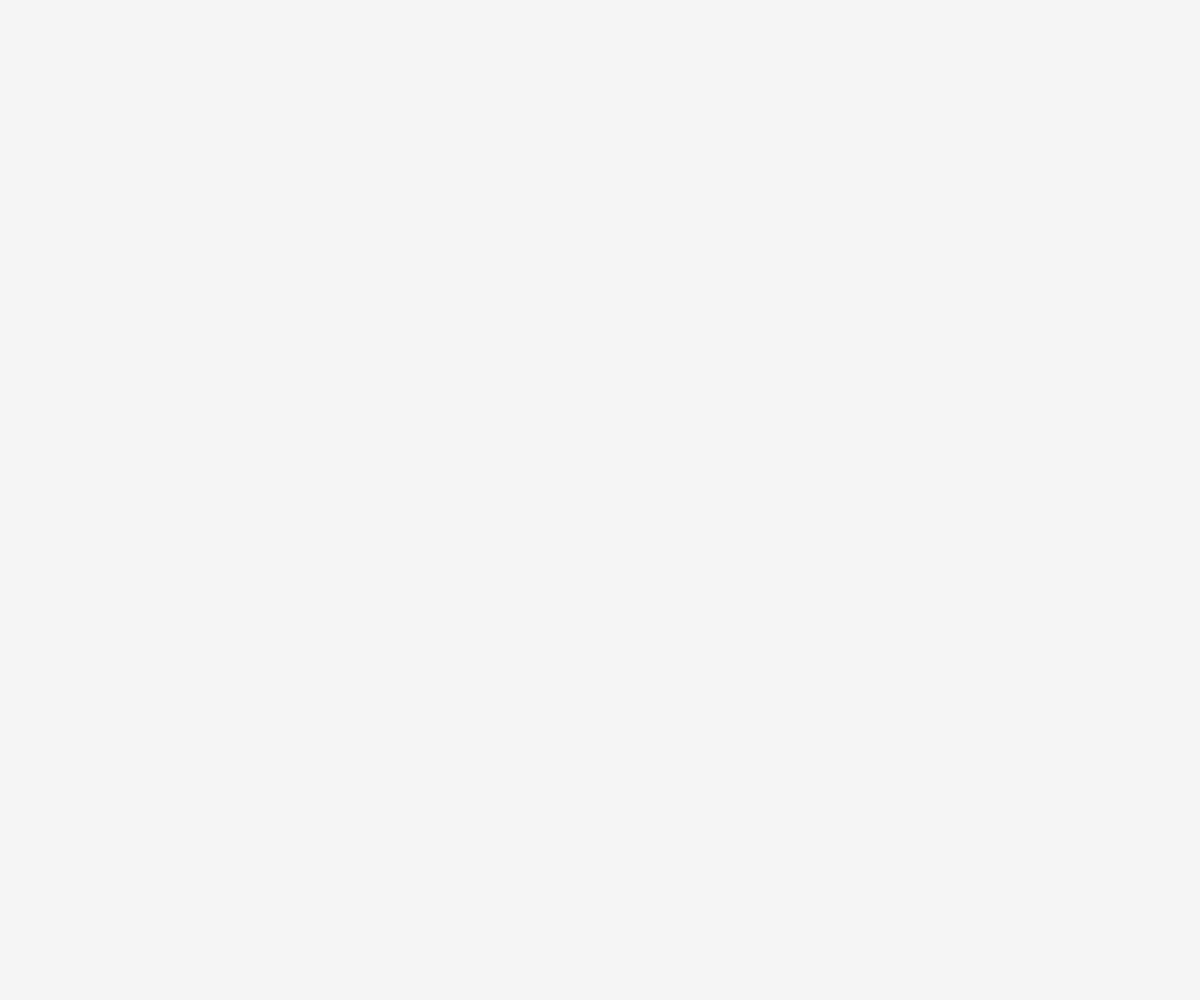
Frame 1 (no input)
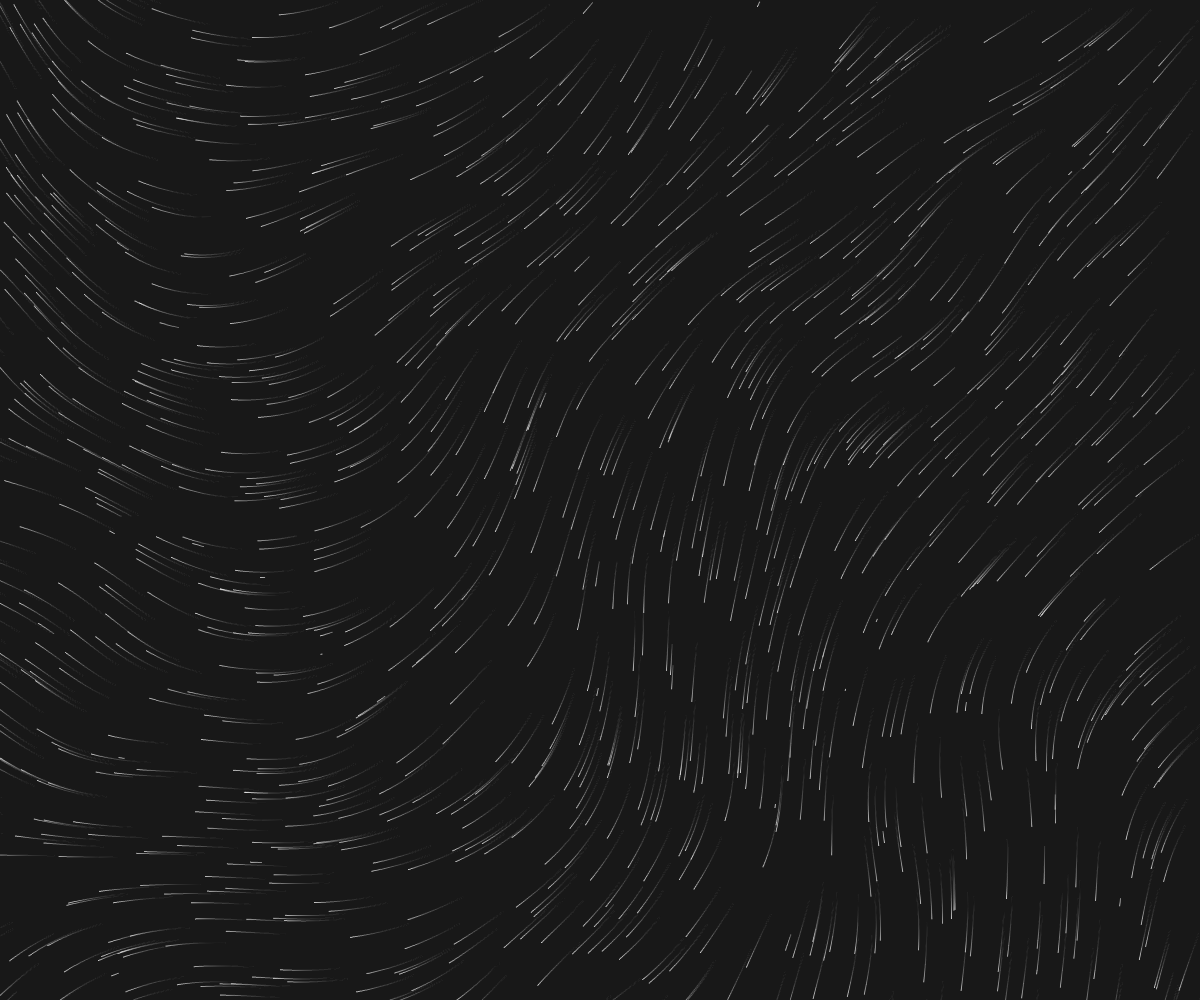
Frame 60 (no input)
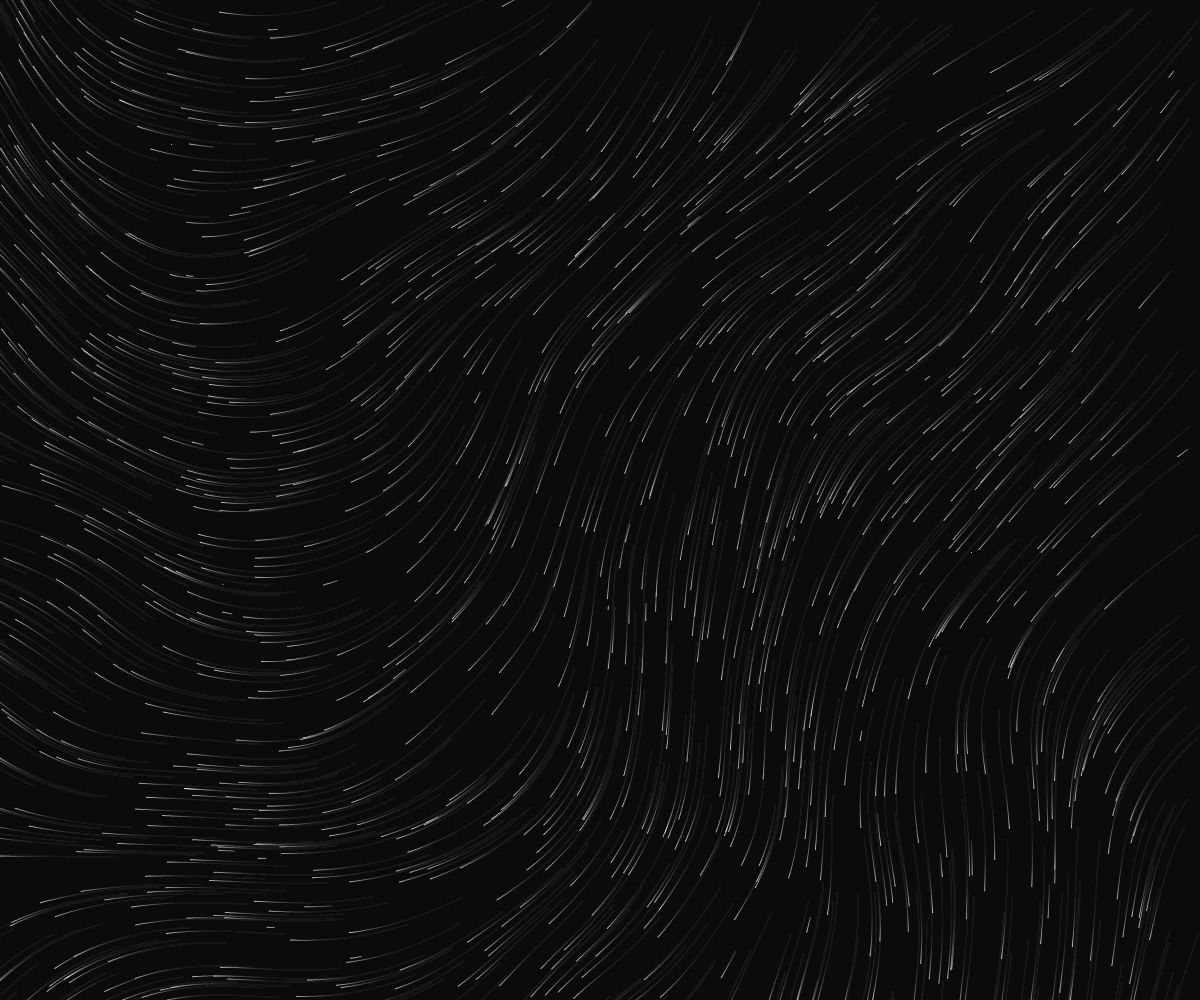
Frame 120 (the mouse pressed at the canvas centre since frame 60)

The p5.js sketch that drew these frames (run headless with seeded random() and noise() and a simulated clock; from frame 60 on, the mouse is pressed at the canvas centre):

// p5.js sketch
// ── sketch.js
var canvas;
function windowResized() {
    resizeCanvas(windowWidth, windowHeight);
}

// var inc = 0.1;
// var scl = 10;
// var cols, rows;

// var zoff = 0;

// var fr;

// var particles = [];

// var flowfield;

// function setup() {
// canvas = createCanvas(windowWidth, windowHeight);
// canvas.position(0, 0);
// canvas.style('z-index', '-1');
//     cols = floor(width / scl);
//     rows = floor(height / scl);
//     fr = createP('');

//     flowfield = new Array(cols * rows);

//     for (var i = 0; i < 300; i++) {
//         particles[i] = new Particle();
//     }
//     background(255);
// }

// function draw() {
//     var yoff = 0;
//     for (var y = 0; y < rows; y++) {
//         var xoff = 0;
//         for (var x = 0; x < cols; x++) {
//             var index = x + y * cols;
//             var angle = noise(xoff, yoff, zoff) * TWO_PI * 4;
//             var v = p5.Vector.fromAngle(angle);
//             v.setMag(1);
//             flowfield[index] = v;
//             xoff += inc;
//             stroke(0, 50);
//         }
//         yoff += inc;

//         zoff += 0.0003;
//     }

//     for (var i = 0; i < particles.length; i++) {
//         particles[i].follow(flowfield);
//         particles[i].update();
//         particles[i].edges();
//         particles[i].show();
//     }
// }

let particles = [];
const num = 1100;

const noiseScale = 0.001;

function setup() {
    canvas = createCanvas(windowWidth, windowHeight);
    canvas.position(0, 0);
    canvas.style('z-index', '-1');
    for (let i = 0; i < num; i++) {
        particles.push(createVector(random(width), random(height)));
    }

    stroke(255);
    // For a cool effect try uncommenting this line
    // And comment out the background() line in draw
    // stroke(255, 10);
}

function draw() {
    background(0, 10);
    for (let i = 0; i < num; i++) {
        let p = particles[i];
        point(p.x, p.y);
        let n = noise(p.x * noiseScale, p.y * noiseScale);
        let a = TAU * n;
        p.x += cos(a);
        p.y += sin(a);
        if (!onScreen(p)) {
            p.x = random(width);
            p.y = random(height);
        }
    }
}

function mouseReleased() {
    noiseSeed(millis());
}

function onScreen(v) {
    return v.x >= 0 && v.x <= width && v.y >= 0 && v.y <= height;
}
// ── particle.js
class Particle {
    constructor() {
        this.pos = createVector(random(width), random(height));
        this.vel = createVector(0, 0);
        this.acc = createVector(0, 0);
        this.maxspeed = 4;
        this.prevPos = this.pos.copy();
    }

    update() {
        this.vel.add(this.acc);
        this.vel.limit(this.maxspeed);
        this.pos.add(this.vel);
        this.acc.mult(0);
    }

    follow(vectors) {
        var x = floor(this.pos.x / scl);
        var y = floor(this.pos.y / scl);
        var index = x + y * cols;
        var force = vectors[index];
        this.applyForce(force);
    }

    applyForce(force) {
        this.acc.add(force);
    }

    show() {
        stroke(0, 15, 255);
        strokeWeight(0.5);
        line(this.pos.x, this.pos.y, this.prevPos.x, this.prevPos.y);
        this.updatePrev();
    }

    updatePrev() {
        this.prevPos.x = this.pos.x;
        this.prevPos.y = this.pos.y;
    }

    edges() {
        if (this.pos.x > width) {
            this.pos.x = 0;
            this.updatePrev();
        }
        if (this.pos.x < 0) {
            this.pos.x = width;
            this.updatePrev();
        }
        if (this.pos.y > height) {
            this.pos.y = 0;
            this.updatePrev();
        }
        if (this.pos.y < 0) {
            this.pos.y = height;
            this.updatePrev();
        }

    }

}
